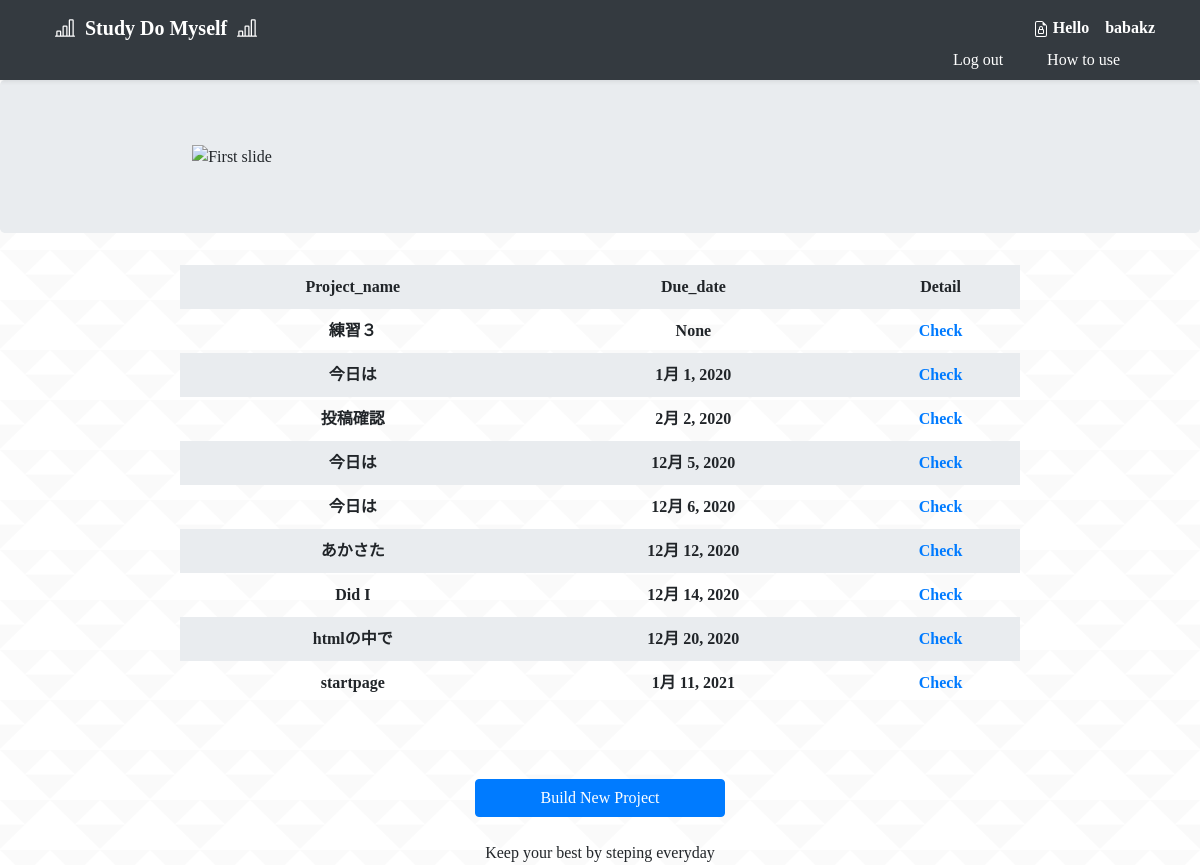
Page /mypage/ (signed in) on the committed database.
### studyapp/models.py (models this page shows, shortened)
class Project(models.Model):
    author = models.ForeignKey(settings.AUTH_USER_MODEL, on_delete=models.CASCADE)
    project_name = models.CharField('プロジェクト名', max_length=200, blank=False)
    description = models.TextField('目標', blank=False)
    expenses_item = models.CharField('経費項目', max_length=200, blank=True)
    expenses = models.CharField('経費', max_length=200, blank=True)
    build_date = models.DateField(verbose_name='作成日', blank=True, default=timezone.datetime.today())
    due_date = models.DateField(verbose_name='設定日', blank=True, null=True)

### studyapp/views.py (the view)
# urls.py: path('mypage/', mypage, name='mypage'),
def mypage(request):
    projects = Project.objects.filter(build_date__lte=timezone.now()).order_by('due_date')
    return render(request, 'mypage.html', {'projects':projects})

### templates/mypage.html (shortened to what this page needs)
{% extends 'base.html' %}
{% load static %}
{% block content %}
<!doctype html>
<html lang="ja">
<head>
  <link rel="stylesheet" href="{% static 'css/mypage.css' %}">
</head>
<body>
  <header>
    <div class="navbar navbar-dark bg-dark shadow-sm">
      <div class="container d-flex justify-content-between">
        <a href="{% url 'mypage' %}" class="navbar-brand d-flex align-items-center">
          <strong>Study Do Myself</strong>
        </a>
        <div class="user-name">
          {% if user.is_authenticated %}
          <strong>Hello　{{ user.username }}</strong>
          {% endif %}
        </div>
        <div class="container-fluid">
          <div class="menu-item active">
            {% if user.is_authenticated %}
            <a href="{% url 'logout' %}">Log out</a>
            <a href="">How to use</a>
            {% endif %}
          </div>
        </div>
      </div>
    </div>
  </header>
  <main role="main">
    <section class="jumbotron text-center">
      <div class="carousel slide" data-ride="carousel" style="width:400px">
        <div class="carousel-inner">
          <div class="carousel-item active">
            <img src="slide1.png" alt="First slide">
          </div>
        </div>
      </div>
    </section>
    {% if user.is_authenticated %}
    <div class=contents>
      <table>
        <tr class='term'>
          <th> Project_name </th>
          <th> Due_date </th>
          <th> Detail </th>
        </tr>
        {% for project in projects %}
          {% if request.user.id == project.author.id %}
          <tr class='items'>
           <th> {{ project.project_name }} </th>
           <th> {{ project.due_date }} </th>
           <th> <a href="{% url 'project_detail' pk=project.id %}">Check </th>
          </tr>
          {% endif %}
        {% endfor %}
      </table>
      {% endif %}
      <br>
      <div class="container-fluid mx-auto" style="width:300px;">
        <a class="btn btn-primary" style="width:250px; margin-right:auto; margin-left:auto;" href="{% url 'project' %}"
          role="button">Build New Project</a>
      </div>
    </div>
  </main>
  <br>
  <footer>
    <div class="container-fluid" style="margin-right:auto; margin-left:auto; width:300px;">
      Keep your best by steping everyday
    </div>
  </footer>
</body>
</html>
{% endblock content %}

### studyapp/static/css/mypage.css (style rules this page uses)
body { font-family: 'Comic Sans MS'; background-image: url(../img/triangle-mosaic.png); }
.menu-item.active { width: 100%; padding: 0; text-align: right; }
.user-name { color: white; }
.menu-item.active a { color: white; padding: 20px; }
.contents { margin-left: auto; }
.container-fluid { text-align: center; }
footer { padding-left: auto; padding-right: auto; }
table { width: 70%; border-collapse: collapse; border-spacing: 0; margin-right: auto; margin-left: auto; }
table th,table td { padding: 10px 0; text-align: center; }
table tr:nth-child(odd) { background-color: #e9ecef }
.container-fluid.mx-auto { margin-top:50px; }

### rows in the picture
Project: project_name "練習３", due_date "None"
Project: project_name "今日は", due_date "1月 1, 2020"
Project: project_name "投稿確認", due_date "2月 2, 2020"
Project: project_name "今日は", due_date "12月 5, 2020"
Project: project_name "今日は", due_date "12月 6, 2020"
Project: project_name "あかさた", due_date "12月 12, 2020"
Project: project_name "Did I", due_date "12月 14, 2020"
Project: project_name "htmlの中で", due_date "12月 20, 2020"
Project: project_name "startpage", due_date "1月 11, 2021"

### other values in the picture
{{ user.username }} "babakz"
